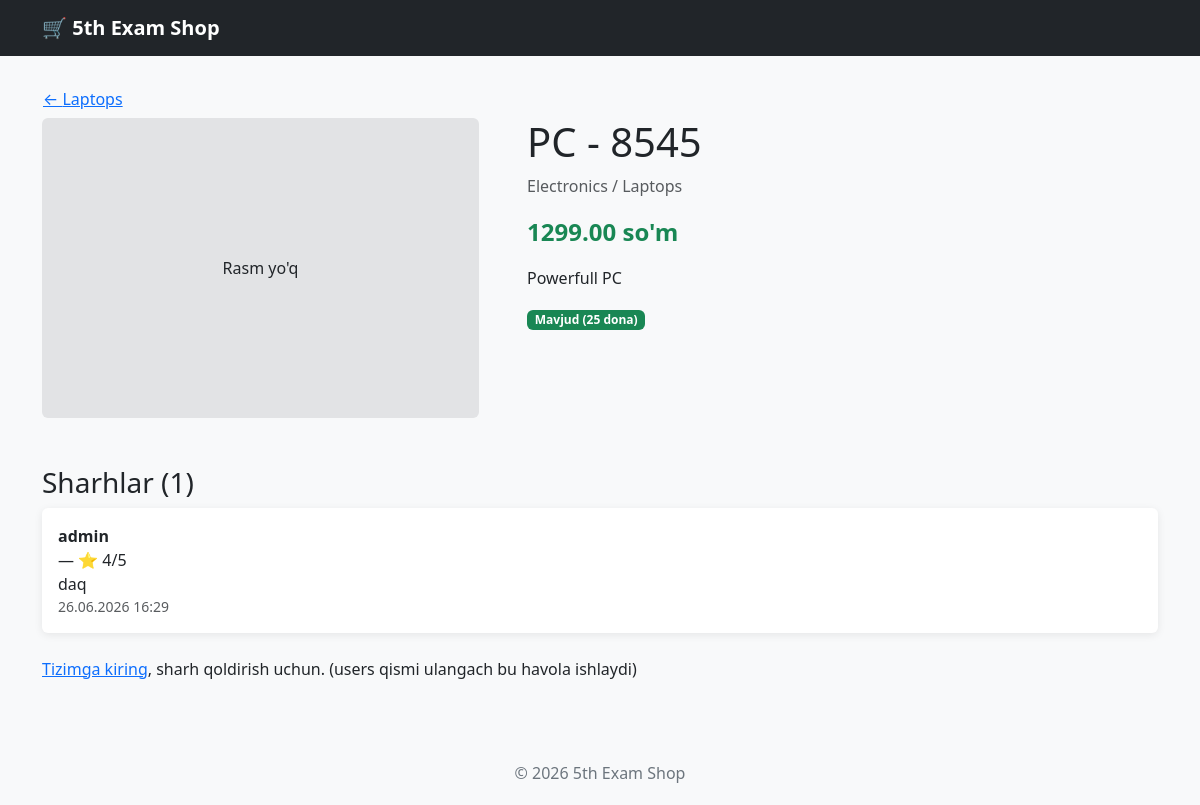
Page /products/3/ on the committed database.
### products/models.py (models this page shows, shortened)
class Product(models.Model):
    name = models.CharField(max_length=100)
    desc = models.CharField(max_length=500, null=True, blank=True)
    price = models.DecimalField(max_digits=20, decimal_places=2)
    quantity = models.IntegerField(default=0)
    is_active = models.BooleanField(default=True)
    image = models.ImageField(upload_to='products/', null=True, blank=True)
    subcategory = models.ForeignKey(Subcategory, on_delete=models.CASCADE, related_name='products', null=True, blank=True)
    created_at = models.DateTimeField(auto_now_add=True)

class Subcategory(models.Model):
    name = models.CharField(max_length=100)
    category = models.ForeignKey(Category, on_delete=models.CASCADE, related_name='subcategories')
    class Meta:
        verbose_name_plural = "Subcategories"

class Category(models.Model):
    name = models.CharField(max_length=100, unique=True)
    class Meta:
        verbose_name_plural = "Categories"

class Review(models.Model):
    RATING_CHOICES = (
        (1, '1'),
        (2, '2'),
        (3, '3'),
        (4, '4'),
        (5, '5'),
    )
    product = models.ForeignKey(Product, on_delete=models.CASCADE, related_name='reviews')
    user = models.ForeignKey(settings.AUTH_USER_MODEL, on_delete=models.CASCADE, related_name='reviews')
    rating = models.IntegerField(choices=RATING_CHOICES)
    comment = models.CharField(max_length=500, blank=True, null=True)
    created_at = models.DateTimeField(auto_now_add=True)
    class Meta:
        ordering = ['-created_at']
        constraints = [
            models.UniqueConstraint(fields=['user', 'product'], name='unique_user_product')
        ]

### users/models.py (models this page shows, shortened)
class CustomUser(AbstractUser):
    phone_number = models.CharField(max_length=13, blank=True, null=True)
    address = models.CharField(max_length=100, null=True, blank=True)

### products/views.py (the view)
# urls.py: path('<int:pk>/', ProductDetailView.as_view(), name='product-detail'),
class ProductDetailView(View):
    def get(self, request, pk):
        product = get_object_or_404(Product, pk=pk)
        reviews = product.reviews.all()
        form = ReviewForm()
        return render(request, 'products/product-detail.html', {
            'product': product,
            'reviews': reviews,
            'form': form,
        })

### templates/products/product-detail.html (shortened to what this page needs)
{% extends 'base.html' %}
{% block content %}
    <a href="{% url 'product-list' product.subcategory.id %}" class="btn btn-link ps-0">&larr; {{ product.subcategory.name }}</a>
    <div class="row g-5 mb-5">
        <div class="col-md-5">
            {% if product.image %}
                <img src="{{ product.image.url }}" class="img-fluid rounded shadow-sm" alt="{{ product.name }}">
            {% else %}
                <div class="bg-secondary-subtle rounded d-flex align-items-center justify-content-center" style="height:300px;">Rasm yo'q</div>
            {% endif %}
        </div>
        <div class="col-md-7">
            <h1>{{ product.name }}</h1>
            <p class="text-muted">{{ product.subcategory.category.name }} / {{ product.subcategory.name }}</p>
            <p class="fs-4 price-tag">{{ product.price }} so'm</p>
            <p>{{ product.desc }}</p>
            <p>
                {% if product.is_active and product.quantity > 0 %}
                    <span class="badge bg-success">Mavjud ({{ product.quantity }} dona)</span>
                {% else %}
                    <span class="badge bg-danger">Mavjud emas</span>
                {% endif %}
            </p>
        </div>
    </div>
    <h3>Sharhlar ({{ reviews|length }})</h3>
    <div class="mb-4">
        {% for review in reviews %}
            <div class="card p-3 mb-2">
                <strong>{{ review.user.username }}</strong> — ⭐ {{ review.rating }}/5
                <p class="mb-0">{{ review.comment }}</p>
                <small class="text-muted">{{ review.created_at|date:"d.m.Y H:i" }}</small>
            </div>
        {% empty %}
            <p>Hozircha sharhlar yo'q.</p>
        {% endfor %}
    </div>
    {% if user.is_authenticated %}
        <h5>Sharh qoldiring</h5>
        <form method="post" action="{% url 'review-create' product.pk %}" class="card p-3">
            {% csrf_token %}
            {{ form.as_p }}
            <button type="submit" class="btn btn-dark">Yuborish</button>
        </form>
    {% else %}
        <p><a href="/users/login/">Tizimga kiring</a>, sharh qoldirish uchun. (users qismi ulangach bu havola ishlaydi)</p>
    {% endif %}
{% endblock %}

### templates/base.html (style rules this page uses)
body { background-color: #f8f9fa; }
.card { transition: transform .15s ease; border: none; box-shadow: 0 2px 8px rgba(0,0,0,.08); }
.price-tag { font-weight: 700; color: #198754; }

### rows in the picture
Product: subcategory.name "Laptops", name "PC - 8545", subcategory.category.name "Electronics", price "1299.00", desc "Powerfull PC", quantity "25"
Review: user.username "admin", rating "4", comment "daq", created_at "26.06.2026 16:29"

### other values in the picture
{{ reviews|length }} "1"
